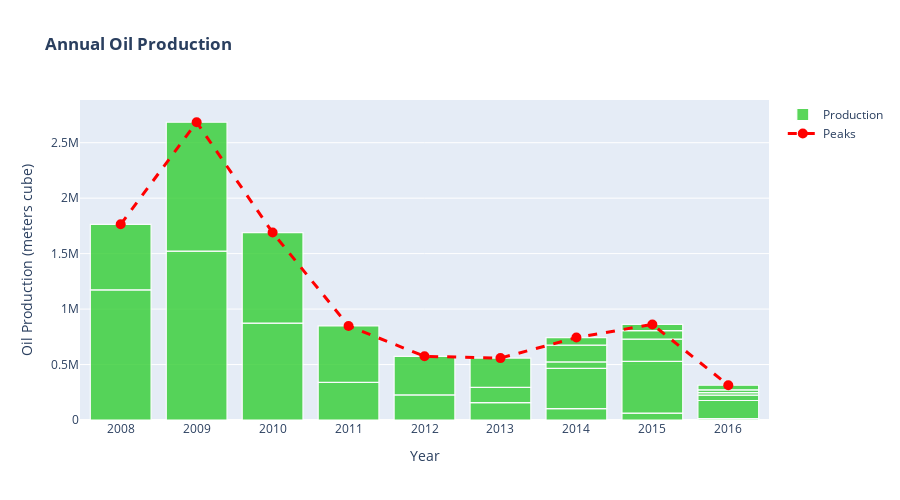

Here is the notebook cell this chart was saved with:
### Code cell
annual_oil_total = annual_volve_production.groupby(by=["Years"])[["BORE_OIL_VOL"]].sum()


#Annual Oil Production Plot, with curve fitting
layout = go.Layout(title='<b>Annual Oil Production</b>',
                   xaxis_title='Year',
                   yaxis_title='Oil Production (meters cube)',
                   height=500,
                   width=900,
                   font_size=12)


figure = go.Figure(layout=layout)

figure.add_traces(data=go.Bar(x=annual_volve_production.index.get_level_values('Years') , y=annual_volve_production["BORE_OIL_VOL"],
                           marker=dict(color='limegreen', line=dict(color='white', width=1.2)),
                           opacity=.8,  
                           hovertemplate='<br>'.join(['Year = %{x}', 'Oil = %{y}']),
                           name='Production'))

figure.add_traces(data=go.Scatter(x=annual_oil_total.index, y=annual_oil_total["BORE_OIL_VOL"],
                               line=dict(dash='dash', color='red', width=3),
                               marker_size=10,
                               hovertemplate='<br>'.join(['Year = %{x}', 'Oil = %{y}']),
                               name='Peaks'))

figure.show()

### Figure 1 — Plotly figure (JSON) as saved in the notebook; plotly's stock layout.template omitted (floating-point values rounded to 4 significant figures)
{"data": [{"hovertemplate": "Year = %{x}<br>Oil = %{y}", "marker": {"color": "limegreen", "line": {"color": "white", "width": 1.2}}, "name": "Production", "opacity": 0.8, "type": "bar", "x": ["2008", "2008", "2009", "2009", "2010", "2010", "2011", "2011", "2012", "2012", "2013", "2013", "2013", "2014", "2014", "2014", "2014", "2014", "2015", "2015", "2015", "2015", "2015", "2016", "2016", "2016", "2016", "2016", "2016"], "y": [1173000.0, 590900.0, 1523000.0, 1162000.0, 873800.0, 816100.0, 339700.0, 508200.0, 225800.0, 348400.0, 156100.0, 138200.0, 263800.0, 103200.0, 362200.0, 58000.0, 151600.0, 68140.0, 62240.0, 465800.0, 200200.0, 78400.0, 55100.0, 12290.0, 163700.0, 47900.0, 23030.0, 25280.0, 41160.0]}, {"hovertemplate": "Year = %{x}<br>Oil = %{y}", "line": {"color": "red", "dash": "dash", "width": 3}, "marker": {"size": 10}, "name": "Peaks", "type": "scatter", "x": ["2008", "2009", "2010", "2011", "2012", "2013", "2014", "2015", "2016"], "y": [1764000.0, 2684000.0, 1690000.0, 848000.0, 574200.0, 558000.0, 743100.0, 861700.0, 313400.0]}], "layout": {"font": {"size": 12}, "height": 500, "title": {"text": "<b>Annual Oil Production</b>"}, "width": 900, "xaxis": {"title": {"text": "Year"}}, "yaxis": {"title": {"text": "Oil Production (meters cube)"}}}}
